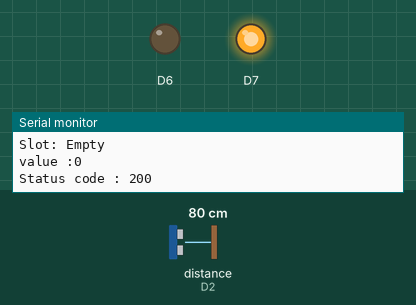
Bench run of a sketch on a simulated ESP8266 (NodeMCU). Parts: output pins drawn as LEDs (lit = HIGH), the last lines printed to the serial monitor. Wiring (inferred from the names in the program): ultrasonic range finder: trigger D1; echo D2. The inputs (shaded band) are chosen by the test bench; at power-on: distance to the obstacle (sensor on D2) 80 cm. The echo pulse lasts 58.3 µs per cm; WiFi joins after 1.5 s; servers stay silent unless stated; uploads are accepted with an empty reply; pins used as bus, display or sensor lines are not drawn.

Above: at 2.7 s.
2.8 s: distance to the obstacle (sensor on D2) set to 13 cm
5.8 s: distance to the obstacle (sensor on D2) set to 10 cm
At 6.12 s:
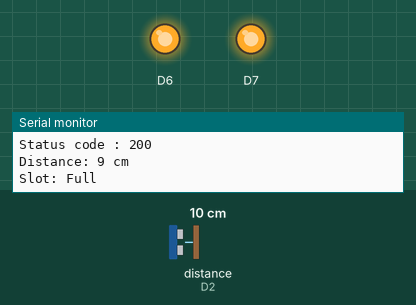
At 7.2 s:
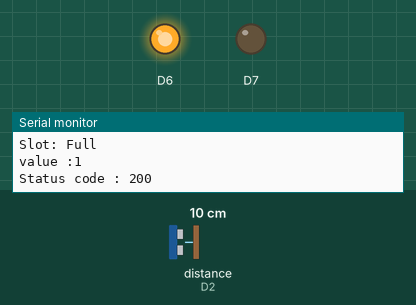
Timing chart, 0 to 8.8 s (numbered marks = the images above; inputs shaded):
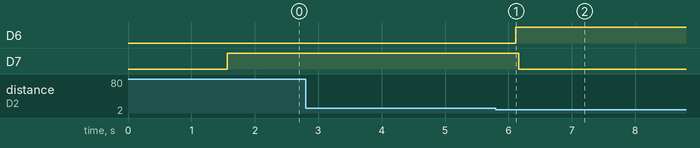

The sketch:

Server_parking.ino
```cpp
#include<ESP8266WiFi.h>
#include<WiFiClient.h>
#include<ESP8266HTTPClient.h>

#define TRIGGER_PIN D1
#define ECHO_PIN D2

const char *ssid = "MotoG62";
const char *password = "12345678";

void setup() {
  // put your setup code here, to run once:
Serial.begin(115200);
Serial.flush();
Serial.println("Serial Setup is completed");

WiFi.mode(WIFI_STA);
WiFi.begin(ssid, password);

Serial.print("connecting to WiFi");
while(WiFi.status() != WL_CONNECTED){
    delay(50);
    Serial.print(".");
 }

 Serial.println("WiFi is connected");
 Serial.print("IP Address : ");
 Serial.println(WiFi.localIP());

pinMode(TRIGGER_PIN, OUTPUT);
pinMode(ECHO_PIN, INPUT);
pinMode(D6,OUTPUT);
pinMode(D7,OUTPUT);
}

void loop() {
  // put your main code here, to run repeatedly:
 long duration, distance;
 String body;
 int value,slot_no=2;

  // Trigger ultrasonic sensor
  digitalWrite(TRIGGER_PIN, LOW);
  delayMicroseconds(2);
  digitalWrite(TRIGGER_PIN, HIGH);
  delayMicroseconds(10);
  digitalWrite(TRIGGER_PIN, LOW);

  // Measure the duration of the echo
  duration = pulseIn(ECHO_PIN, HIGH);

  // Calculate distance in centimeters
  distance = duration * 0.034 / 2;

  // Print the distance to the Serial Monitor
  Serial.print("\nDistance: ");
  Serial.print(distance);
  Serial.println(" cm");


if(distance > 10)
  {
    Serial.print("Slot: Empty");
    value = 0;
    digitalWrite(D6, LOW);//RED
    delay(50);
    digitalWrite(D7, HIGH);//GREEN
    delay(50);
    body = "{ \"slot_no\":" + String(slot_no) + " ,\"slot_status\": \"Empty\"  }";
    Serial.print("\nvalue :");
    Serial.print(value);

  }
else
  {
    Serial.print("Slot: Full");
    value = 1;
    digitalWrite(D6, HIGH);//RED
    delay(50);
    digitalWrite(D7, LOW);//GREEN
    delay(50);
    Serial.print("\nvalue :");
    Serial.print(value);
    body = "{ \"slot_no\":" + String(slot_no) + " ,\"slot_status\": \"Full\"  }";
    //body = "{ \"slot_status\":" + String(value) + " }";
  }


HTTPClient httpclient;
WiFiClient wificlient;
httpclient.begin(wificlient, "http://192.168.223.105:5000/slot");
httpclient.addHeader("content-type", "application/json");
int statuscode = httpclient.PUT(body);
Serial.printf("\nStatus code : %d\n", statuscode);

delay(2000);

}
```

Measured:
- the behaviour switches between 12 and 11 cm on distance to the obstacle (sensor on D2) (found by bisection; images 0 and 1)
- after the input at 5.8 s, D6: LOW → HIGH after 0.31 s; D7: HIGH → LOW after 0.36 s
